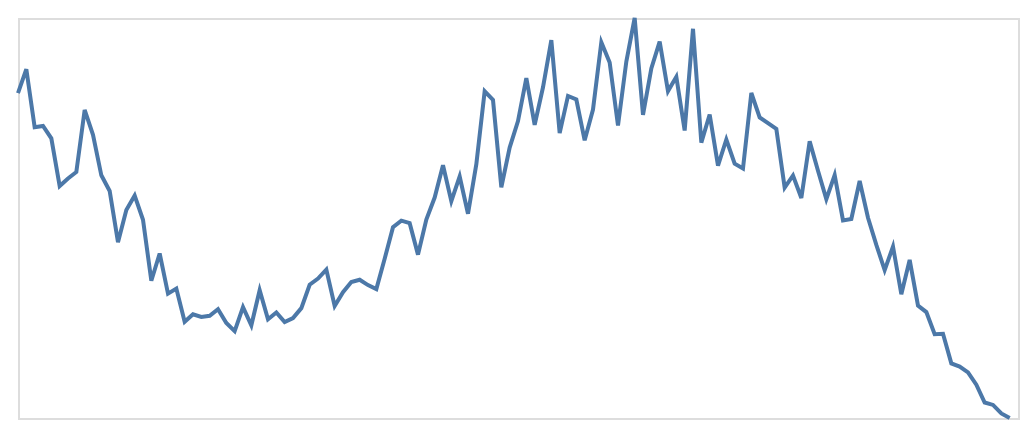

This figure's notebook cell:
### Code cell
plot(0, "line", "highNoiseData")

### Figure 1 — Vega-Lite specification as saved in the notebook (floating-point values rounded to 4 significant figures)
{"config": {"view": {"continuousWidth": 300, "continuousHeight": 300}}, "data": {"name": "data-e1bd9233f7b94bf45d47426ccabcd9ae"}, "mark": {"type": "line"}, "encoding": {"x": {"axis": null, "field": "x", "type": "quantitative"}, "y": {"axis": null, "field": "y", "scale": {"domain": [0, 1]}, "type": "quantitative"}}, "height": 200, "width": 500, "$schema": "https://vega.github.io/schema/vega-lite/v6.1.0.json", "datasets": {"data-e1bd9233f7b94bf45d47426ccabcd9ae": [{"x": 0, "y": 0.8121}, {"x": 1, "y": 0.872}, {"x": 2, "y": 0.7268}, {"x": 3, "y": 0.7302}, {"x": 4, "y": 0.6991}, {"x": 5, "y": 0.5799}, {"x": 6, "y": 0.5989}, {"x": 7, "y": 0.615}, {"x": 8, "y": 0.7702}, {"x": 9, "y": 0.7079}, {"x": 10, "y": 0.6067}, {"x": 11, "y": 0.5676}, {"x": 12, "y": 0.4395}, {"x": 13, "y": 0.5198}, {"x": 14, "y": 0.556}, {"x": 15, "y": 0.4957}, {"x": 16, "y": 0.3431}, {"x": 17, "y": 0.4113}, {"x": 18, "y": 0.311}, {"x": 19, "y": 0.3237}, {"x": 20, "y": 0.2404}, {"x": 21, "y": 0.2594}, {"x": 22, "y": 0.2528}, {"x": 23, "y": 0.2556}, {"x": 24, "y": 0.2722}, {"x": 25, "y": 0.2376}, {"x": 26, "y": 0.2171}, {"x": 27, "y": 0.277}, {"x": 28, "y": 0.2317}, {"x": 29, "y": 0.3194}, {"x": 30, "y": 0.247}, {"x": 31, "y": 0.2638}, {"x": 32, "y": 0.2397}, {"x": 33, "y": 0.2497}, {"x": 34, "y": 0.2746}, {"x": 35, "y": 0.3331}, {"x": 36, "y": 0.3487}, {"x": 37, "y": 0.3709}, {"x": 38, "y": 0.28}, {"x": 39, "y": 0.3145}, {"x": 40, "y": 0.3398}, {"x": 41, "y": 0.3456}, {"x": 42, "y": 0.3323}, {"x": 43, "y": 0.3222}, {"x": 44, "y": 0.398}, {"x": 45, "y": 0.4771}, {"x": 46, "y": 0.4932}, {"x": 47, "y": 0.4872}, {"x": 48, "y": 0.4085}, {"x": 49, "y": 0.4963}, {"x": 50, "y": 0.551}, {"x": 51, "y": 0.6319}, {"x": 52, "y": 0.5421}, {"x": 53, "y": 0.6038}, {"x": 54, "y": 0.5106}, {"x": 55, "y": 0.6346}, {"x": 56, "y": 0.8168}, {"x": 57, "y": 0.7951}, {"x": 58, "y": 0.5769}, {"x": 59, "y": 0.6761}, {"x": 60, "y": 0.7424}, {"x": 61, "y": 0.8498}, {"x": 62, "y": 0.7329}, {"x": 63, "y": 0.8268}, {"x": 64, "y": 0.9445}, {"x": 65, "y": 0.7122}, {"x": 66, "y": 0.8052}, {"x": 67, "y": 0.7962}, {"x": 68, "y": 0.6943}, {"x": 69, "y": 0.771}, {"x": 70, "y": 0.9394}, {"x": 71, "y": 0.8889}, {"x": 72, "y": 0.7311}, {"x": 73, "y": 0.891}, {"x": 74, "y": 1.0}, {"x": 75, "y": 0.7577}, {"x": 76, "y": 0.874}, {"x": 77, "y": 0.9409}, {"x": 78, "y": 0.8172}, {"x": 79, "y": 0.8529}, {"x": 80, "y": 0.7188}, {"x": 81, "y": 0.9731}, {"x": 82, "y": 0.6886}, {"x": 83, "y": 0.7588}, {"x": 84, "y": 0.6309}, {"x": 85, "y": 0.6963}, {"x": 86, "y": 0.636}, {"x": 87, "y": 0.6236}, {"x": 88, "y": 0.8125}, {"x": 89, "y": 0.7516}, {"x": 90, "y": 0.7371}, {"x": 91, "y": 0.7228}, {"x": 92, "y": 0.5761}, {"x": 93, "y": 0.6064}, {"x": 94, "y": 0.5501}, {"x": 95, "y": 0.6916}, {"x": 96, "y": 0.6181}, {"x": 97, "y": 0.5473}, {"x": 98, "y": 0.6074}, {"x": 99, "y": 0.494}, {"x": 100, "y": 0.4975}, {"x": 101, "y": 0.5924}, {"x": 102, "y": 0.5006}, {"x": 103, "y": 0.4327}, {"x": 104, "y": 0.3698}, {"x": 105, "y": 0.4287}, {"x": 106, "y": 0.3094}, {"x": 107, "y": 0.3953}, {"x": 108, "y": 0.2812}, {"x": 109, "y": 0.2649}, {"x": 110, "y": 0.2094}, {"x": 111, "y": 0.2105}, {"x": 112, "y": 0.1365}, {"x": 113, "y": 0.1287}, {"x": 114, "y": 0.1142}, {"x": 115, "y": 0.08331}, {"x": 116, "y": 0.03873}, {"x": 117, "y": 0.03271}, {"x": 118, "y": 0.01127}, {"x": 119, "y": 0.0}]}}
